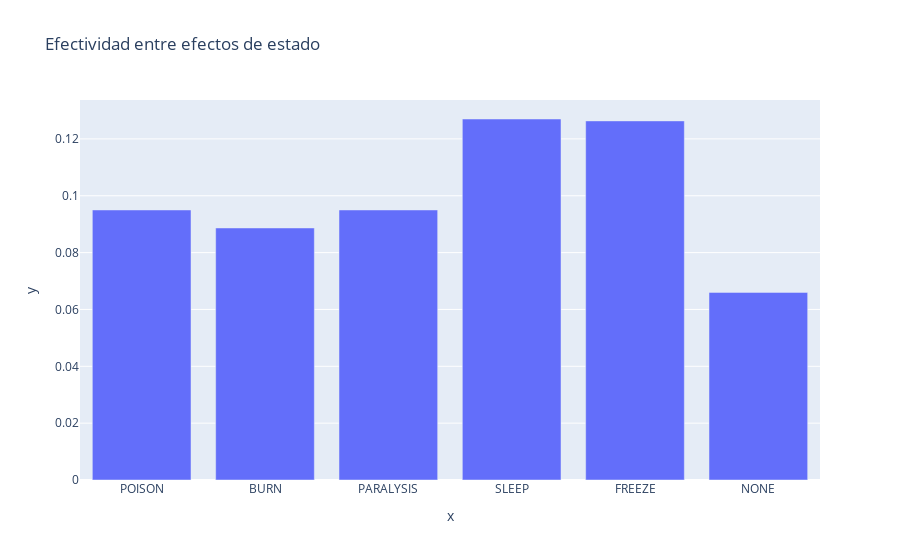

Notebook cell for this chart:
### Markdown cell above
### 2a)¿Las condiciones de salud tienen algún efecto sobre la efectividad de la captura? Si es ası́, ¿Cuál es más o menos efectiva?

### Code cell
pokemon_test = df.columns[0]
variants = { status: factory.create(pokemon_test, 50, status, 1) for status in StatusEffect }
catchrate_by_variant = { status: estimate_catchrate(pokemon, pokeballs[0], 1, 3000) for (status, pokemon) in variants.items() }


fig3 = px.bar(x = list(map(lambda status : status.name, catchrate_by_variant.keys())), y = list(catchrate_by_variant.values()), title = "Efectividad entre efectos de estado")
fig3.show()

### Figure 1 — Plotly figure (JSON) as saved in the notebook; plotly's stock layout.template omitted (floating-point values rounded to 4 significant figures)
{"data": [{"alignmentgroup": "True", "hovertemplate": "x=%{x}<br>y=%{y}<extra></extra>", "legendgroup": "", "marker": {"color": "#636efa", "pattern": {"shape": ""}}, "name": "", "offsetgroup": "", "orientation": "v", "showlegend": false, "textposition": "auto", "type": "bar", "x": ["POISON", "BURN", "PARALYSIS", "SLEEP", "FREEZE", "NONE"], "xaxis": "x", "y": [0.095, 0.08867, 0.095, 0.127, 0.1263, 0.066], "yaxis": "y"}], "layout": {"barmode": "relative", "legend": {"tracegroupgap": 0}, "title": {"text": "Efectividad entre efectos de estado"}, "xaxis": {"anchor": "y", "domain": [0, 1], "title": {"text": "x"}}, "yaxis": {"anchor": "x", "domain": [0, 1], "title": {"text": "y"}}}}
